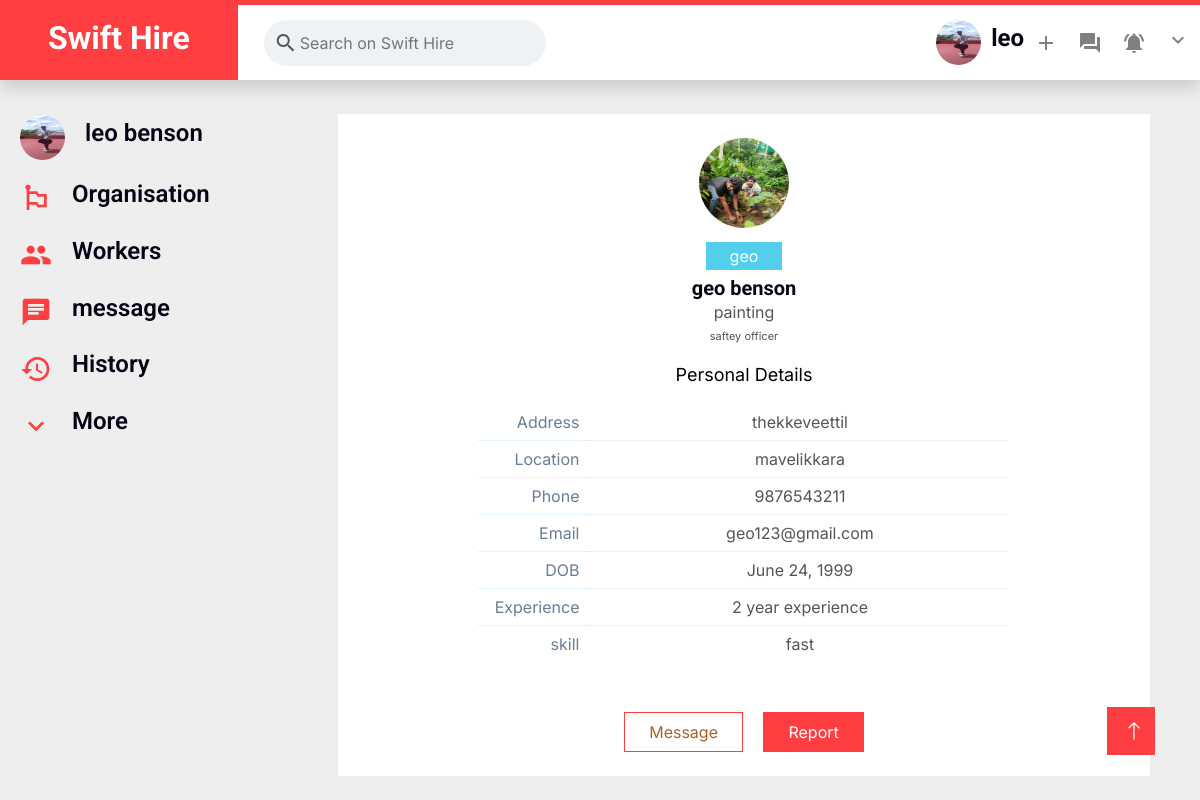
Screenshot of /worker_single/geo (signed in) with the database file from the repository.
### main/models.py (models this page shows, shortened)
class User(AbstractBaseUser):
    id=models.AutoField(primary_key=True)
    first_name = models.CharField(max_length=150)
    last_name = models.CharField(max_length=150)
    email = models.EmailField()
    username =models.CharField(max_length=100,unique=True)
    password = models.CharField(max_length=128)
    phone_no =models.CharField(max_length=100,unique=True)
    location =models.CharField(max_length=150)
    user_image =models.ImageField(upload_to="userProfile")
    dob =models.DateField(null=True)
    user_bio=models.CharField(max_length=150)
    type=models.CharField(max_length=100,default='user')
    address=models.CharField(max_length=300)

class Worker(AbstractBaseUser):
    first_name = models.CharField(max_length=150)
    last_name = models.CharField(max_length=150)
    email = models.EmailField()
    username =models.CharField(max_length=100,unique=True)
    password = models.CharField(max_length=128)
    phone_no =models.CharField(max_length=100,unique=True)
    location =models.CharField(max_length=150)
    user_image =models.ImageField(upload_to="workerProfile")
    dob =models.DateField(null=True)
    user_bio=models.CharField(max_length=150)
    type=models.CharField(max_length=100,default='worker')
    address=models.CharField(max_length=300)
    job_title=models.CharField(max_length=150,null= True)
    catagory=models.CharField(max_length=150,null= True)
    experience=models.CharField(max_length=150,null= True)
    skill_1 =models.CharField(max_length=150,null= True)
    skill_2 =models.CharField(max_length=150,null= True)
    skill_3 =models.CharField(max_length=150,null= True)
    id_proof=models.ImageField(upload_to="workerfile")
    exp_proof=models.ImageField(upload_to="workerfile")
    cv=models.ImageField(upload_to="workerfile")
    is_approved=models.BooleanField(null= True)
    status=models.CharField(max_length=100,null= True)
    is_report=models.BooleanField(null= True,default=True)

### main/views.py (the view, shortened to what this page needs)
# urls.py: path('worker_single/<id>',worker_single,name="worker_single"),
def worker_single(request,id):
    username = request.session.get('username')
    user= User.objects.get(username=username )
    worker=Worker.objects.get(username = id)
    context={'user':user,'worker':worker}
    return render(request,"workersingle.html",context)

### main/templates/workersingle.html (shortened to what this page needs)
{%load static%}
<!DOCTYPE html>
<html lang="en">
<head>
    <link href="{%static 'css/style(3).css'%}" rel="stylesheet" type="text/css">
    <link href="https://cdnjs.cloudflare.com/ajax/libs/font-awesome/5.10.0/css/all.min.css" rel="stylesheet">
    <link href="https://cdn.jsdelivr.net/npm/bootstrap-icons@1.4.1/font/bootstrap-icons.css" rel="stylesheet">
    <link href="{%static 'lib/animate/animate.min.css' %}" rel="stylesheet">
    <link href="{%static 'lib/owlcarousel/assets/owl.carousel.min.css' %}" rel="stylesheet">
    <link href="{%static 'css/bootstrap.min.css' %}" rel="stylesheet">
    <a href="#" class="btn btn-lg btn-primary btn-lg-square rounded-0 back-to-top"><i class="bi bi-arrow-up"></i></a>
  </head>
<body>
    <nav class="navbar navbar-expand-lg bg-white navbar-light shadow border-top border-5 border-primary sticky-top p-0">
      <div class="header__left">
          <a href="index.html" class="navbar-brand bg-primary d-flex align-items-center px-4 px-lg-5">
              <h2 class="mb-2 text-white">Swift Hire</h2>
          </a>
          <div class="header__input">
            <span class="material-icons"> search </span>
            <input type="text" placeholder="Search on Swift Hire" />
          </div>
        </div>
      <div class="collapse navbar-collapse" id="navbarCollapse">
          <div class="navbar-nav ms-auto p-4 p-lg-0">
              <div class="header__right">
                  <div class="header__info">
                    <img
                      class="user__avatar"
                      src="/media/{{user.user_image}}"
                      alt="" width="45px" height="45px"
                    />
                    <h4>{{user.username}}</h4>
                  </div>
                  <span class="material-icons"> add </span>
                  <span class="material-icons"> forum </span>
                  <span class="material-icons"> notifications_active </span>
                  <div class="nav-item dropdown">
                  <span href="#" class="material-icons" data-bs-toggle="dropdown" style="pointer-events: none;"> expand_more </span>
                  </div>
                </div>
              </div>
          </div>
  </nav>
    <div class="main__body ">
        <div class="sidebar">
          <div class="sidebarRow">
            <img
              class="user__avatar"
              src="/media/{{user.user_image}}"
              alt="" width="45px" height="45px"
            />
            <h4>{{user.first_name}} {{user.last_name}}</h4>
          </div>
          <div class="sidebarRow">
            <span class="material-icons"> emoji_flags </span>
            <h4>Organisation</h4>
          </div>
          <div class="sidebarRow">
            <span class="material-icons"> people </span>
            <h4>Workers</h4>
          </div>
          <div class="sidebarRow">
            <span class="material-icons"> chat </span>
            <h4>message</h4>
          </div>
          <div class="sidebarRow">
            <span class="material-icons"> history </span>
            <h4>History</h4>
          </div>
          <div class="sidebarRow">
            <span class="material-icons"> expand_more </span>
            <h4>More</h4>
          </div>
        </div>
       <div class="feed">
        <div class="container mt-4">
          <div class="row d-flex justify-content-center" style="background-color: #fff;">
              <div class="col-md-9">
                  <div class="card-user p-3 py-4">
                      <div class="text-center">
                          <img src="/media/{{worker.user_image}}" width="90px" height="90px" class="rounded-circle">
                      </div>
                      <div class="text-center mt-3">
                          <span class="bg-secondary p-1 px-4 rounded text-white">{{worker.username}}</span>
                          <h5 class="mt-2 mb-0">{{worker.first_name}} {{worker.last_name}}</h5>
                          <span>{{worker.job_title}}</span>
                          <div class="px-4 mt-1">
                              <p class="fonts">{{worker.user_bio}}</p>
                          </div>
                          <div class="px-4 mt-1">
                            <p class="fonts" style="font-size: 18px; color: #000000;">Personal Details </p>
                        </div>
                        <div class="profile-user-info">
                          <div class="profile-info-row">
                              <div class="profile-info-name"> Address </div>
                              <div class="profile-info-value">
                                  <span>{{worker.address}}</span>
                              </div>
                          </div>
                          <div class="profile-info-row">
                              <div class="profile-info-name"> Location </div>
                              <div class="profile-info-value">
                                  <span>{{worker.location}}</span>
                              </div>
                          </div>
                          <div class="profile-info-row">
                              <div class="profile-info-name"> Phone </div>
                              <div class="profile-info-value">
                                  <span>{{worker.phone_no}}</span>
                              </div>
                          </div>
                          <div class="profile-info-row">
                              <div class="profile-info-name"> Email </div>
                              <div class="profile-info-value">
                                  <span>{{worker.email}}</span>
                              </div>
                          </div>
                          <div class="profile-info-row">
                              <div class="profile-info-name"> DOB </div>
                              <div class="profile-info-value">
                                  <span>{{worker.dob}}</span>
                              </div>
                          </div>
                          <div class="profile-info-row">
                            <div class="profile-info-name"> Experience </div>
                            <div class="profile-info-value">
                                <span>{{worker.experience}}</span>
                            </div>
                        </div>
                        <div class="profile-info-row">
                          <div class="profile-info-name"> skill </div>
                          <div class="profile-info-value">
                              <span>{{worker.skill_1}} {{worker.skill_2}} {{worker.skill_3}}</span>
                          </div>
                      </div>
                      </div>
                          <div style="height: 50px;">
                          </div>
                          <div class="buttons">
                              <a href="/get_user_messages/{{worker.username}}" ><button class="btn btn-outline-primary px-4">Message</button></a>
                              <button class="btn btn-primary px-4 ms-3" id="btnSection1" onclick="myFunction()">Report</button>
                          </div>
                      </div>
                  </div>
              </div>
          </div>
      </div>
       </div>
      </div>
</body>
</html>

### main/static/css/style(3).css (style rules this page uses)
:root { --primary: #FF3E41; --secondary: #51CFED; --light: #F8F2F0; --dark: #060315; }
*, *::before, *::after { box-sizing: border-box; }
.back-to-top { position: fixed; display: none; right: 45px; bottom: 45px; z-index: 99; }
.btn { font-weight: 600; transition: .5s; }
.btn.btn-primary, .btn.btn-secondary { color: #FFFFFF; }
.btn-lg-square { width: 48px; height: 48px; }
.btn-square, .btn-sm-square, .btn-lg-square { padding: 0; display: flex; align-items: center; justify-content: center; font-weight: normal; }
.navbar-light .navbar-brand, .navbar-light a.btn { height: 75px; }
.navbar-light.sticky-top { top: -100px; transition: .5s; right: 0; }
* { margin: 0; box-sizing: border-box; }
.user__avatar { border-radius: 50%; width: 45px; }
.header__left { display: flex; align-items: center; justify-content: space-evenly; }
.header__input { display: flex; align-items: center; background-color: #eff2f5; padding: 10px; margin-left: 10px; border-radius: 999px; }
.header__input input { border: none; background-color: transparent; outline-width: 0; }
.header__info { display: flex; align-items: center; }
.header__info h4 { margin-left: 10px; }
.header__right { display: flex; align-items: center; }
.header__right .material-icons { color: gray; margin: 0 10px; right: 0; }
.sidebarRow { display: flex; align-items: center; padding: 10px; cursor: pointer; }
.sidebarRow h4 { margin-left: 20px; font-weight: 600; }
.sidebarRow .material-icons { font-size: xx-large; color: #FF3E41; }
.main__body { display: flex; }
body { background-color: #f1f2f5; }
.feed { flex: 1; padding: 30px 100px; display: flex; flex-direction: column; justify-content: center; align-items: center; }
.sidebar { padding: 25px 10px; flex: 0.33; }
@media (min-width: 769px) and (max-width: 1440px) { .feed { width: 50%; padding: 10px 50px; } }
html, .button { background: none; border: none; outline: none; cursor: pointer; transition: background-color ease 0.2s; }

### main/templates/workersingle.html (style rules this page uses)
body { background:#eee; }
.card-user { border:none; position:relative; overflow:hidden; border-radius:8px; cursor:pointer; }
.fonts { font-size:11px; }
.buttons button:nth-child(1) { border:1px solid #FF3E41 !important; color:#aa6024; height:40px; }
.buttons button:nth-child(2) { border:1px solid #FF3E41 !important; background-color:#FF3E41; color:#fff; height:40px; }
.profile-user-info { display: table; width: 98%; width: calc(100% - 24px); margin: 0 auto }
.profile-info-row { display: table-row }
.profile-info-name, .profile-info-value { display: table-cell; border-top: 1px dotted #D5E4F1 }
.profile-info-name { text-align: right; padding: 6px 10px 6px 4px; font-weight: 400; color: #667E99; background-color: transparent; width: 110px; vertical-align: middle }
.profile-info-value { padding: 6px 4px 6px 6px }
.profile-info-row:first-child .profile-info-name, .profile-info-row:first-child .profile-info-value { border-top: none }

### rows the page displays
User: user_image (picture), username "leo", first_name "leo", last_name "benson"
Worker: user_image (picture), username "geo", first_name "geo", last_name "benson", job_title "painting", user_bio "saftey officer", address "thekkeveettil", location "mavelikkara", phone_no "9876543211", email "geo123@gmail.com", dob "June 24, 1999", experience "2 year experience", skill_1 "fast"
